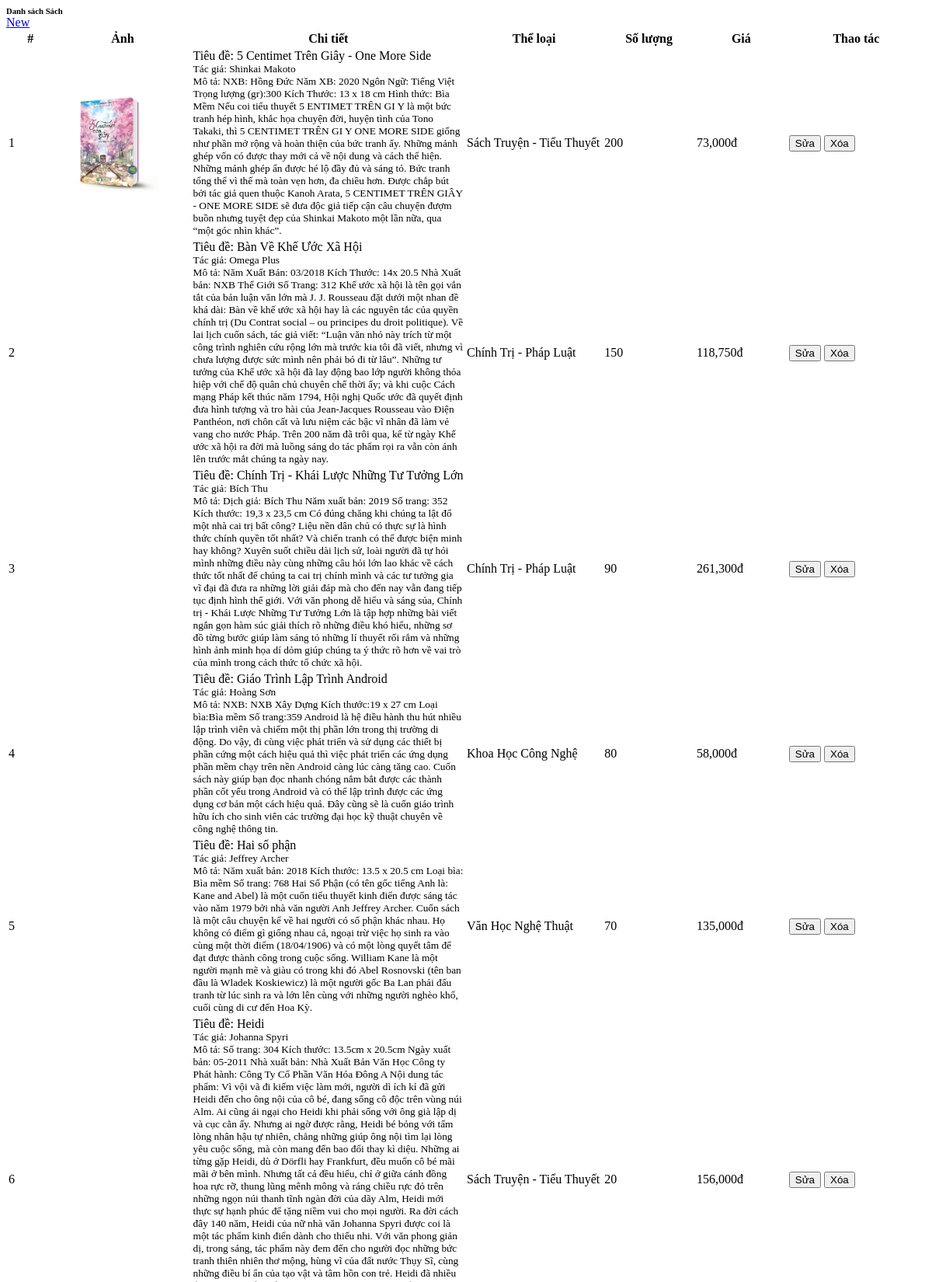
/admin/books.php (upper part), run on the app's committed database.
### tables this page shows
CREATE TABLE `books` (
  `id` int(30) NOT NULL,
  `category_ids` text NOT NULL,
  `title` varchar(200) NOT NULL,
  `author` text NOT NULL,
  `description` text NOT NULL,
  `qty` int(11) NOT NULL,
  `price` float NOT NULL,
  `image_path` text NOT NULL,
  `date_created` datetime NOT NULL DEFAULT current_timestamp()
);

### admin/books.php (the view, shortened to what this page needs)
<?php include('db_connect.php');?>
<div class="container-fluid mg-bt-170">
	<div class="col-lg-12">
		<div class="row">
			<div class="col-md-12">
				<div class="card">
					<div class="card-header">
						<h6 class="font-weight-bold text-primary" style="margin: 0;">Danh sách Sách</h6>
						<span class="float:right"><a class="btn btn-primary btn-sm col-sm-3 float-right" style="width: 100px" href="javascript:void(0)" id="new_book">
			                    <i class="fa fa-plus"></i> New
			                </a></span>
					</div>
					<div class="card-body">
						<table class="table table-bordered table-hover">
							<colgroup>
								<col width="5%">
								<col width="15%">
								<col width="30%">
								<col width="15%">
								<col width="10%">
								<col width="10%">
								<col width="15%">
							</colgroup>
							<thead>
								<tr>
									<th class="text-center">#</th>
									<th class="text-center">Ảnh</th>
									<th class="text-center">Chi tiết</th>
									<th class="text-center">Thể loại</th>
									<th class="text-center">Số lượng</th>
									<th class="text-center">Giá</th>
									<th class="text-center">Thao tác</th>
								</tr>
							</thead>
							<tbody>
								<?php
								$i = 1;
								$cname[0] = "Not Set";
								$categories = $conn->query("SELECT * FROM categories ");
								while($row = $categories->fetch_assoc()){
									$cname[$row['id']] = ucwords($row['name']);
								}
								$book = $conn->query("SELECT * from books order by title asc");
								while($row=$book->fetch_assoc()):
								?>
								<tr>
									<td class="text-center"><?php echo $i++ ?></td>
									<td class="text-center">
										<div class="d-flex w-100 jus-cont-center">
					    					<div class="img-field img-thumbnail rounded">
					    						<img src="assets/uploads/<?php echo $row['image_path'] ?>"  alt="" class="img-fluid rounded">
					    					</div>
										</div>
									</td>
									<td class="">
										<p>Tiêu đề: <?php echo $row['title'] ?></p>
										<p><small>Tác giả: <?php echo $row['author'] ?></small></p>
										<p><small>Mô tả: <span class="truncate"><?php echo $row['description'] ?></span></small></p>
									</td>
									<td class="text-center">
										<p>
											<?php
											$cats = '';
											$cat = explode(',', $row['category_ids']);
											foreach ($cat as $key => $value) {
												if(isset($cname[$value])){
													$cats .= $cname[$value];
												}
											}
											echo $cats;
											?>
										</p>
									</td>
									<td class="text-center">
										<p class="text-center"><?php echo number_format($row['qty']) ?></p>
									</td>
									<td class="text-center">
										<p class="text-center"><?php echo number_format($row['price']) ?>đ</p>
									</td>
									<td class="text-center">
										<button class="btn btn-sm btn-primary edit_book" type="button" data-id="<?php echo $row['id'] ?>">Sửa</button>
										<button class="btn btn-sm btn-danger delete_book" type="button" data-id="<?php echo $row['id'] ?>">Xóa</button>
									</td>
								</tr>
								<?php endwhile; ?>
							</tbody>
						</table>
					</div>
				</div>
			</div>
		</div>
	</div>
</div>

### admin/books.php (style rules this page uses)
td { vertical-align: middle !important; }
td p { margin:unset; }
.img-field { width: calc(80%); height: 128px; overflow: hidden; display: flex; justify-content: center; }
.img-field img { max-width: 100%; max-height: 100%; }

### data on the page
books: image_path (picture), title "5 Centimet Trên Giây - One More Side", author "Shinkai Makoto", description "NXB: Hồng Đức Năm XB: 2020 Ngôn Ngữ: Tiếng Việt Trọng lượng (gr):300 Kích Thước: 13 x 18 cm Hình thức: Bìa Mềm Nếu coi tiểu thuyết 5 ENTIMET TRÊN GI Y là một bức tranh hép hình, khắc họa chuyện đời, huyện tình của Tono Takaki, thì 5 CENTIMET TRÊN GI Y ONE MORE SIDE giống như phần mở rộng và hoàn thiện của bức tranh ấy. Những mảnh ghép vốn có được thay mới cả về nội dung và cách thể hiện. Những mảnh ghép ẩn được hé lộ đầy đủ và sáng tỏ. Bức tranh tổng thể vì thế mà toàn vẹn hơn, đa chiều hơn. Được chắp bút bởi tác giả quen thuộc Kanoh Arata, 5 CENTIMET TRÊN GIÂY - ONE MORE SIDE sẽ đưa độc giả tiếp cận câu chuyện đượm buồn nhưng tuyệt đẹp của Shinkai Makoto một lần nữa, qua “một góc nhìn…", cats "Sách Truyện - Tiểu Thuyết", qty "200", price "73,000"
books: title "Bàn Về Khế Ước Xã Hội", author "Omega Plus", description "Năm Xuất Bản: 03/2018 Kích Thước: 14x 20.5 Nhà Xuất bản: NXB Thế Giới Số Trang: 312 Khế ước xã hội là tên gọi vắn tắt của bản luận văn lớn mà J. J. Rousseau đặt dưới một nhan đề khá dài: Bàn về khế ước xã hội hay là các nguyên tắc của quyền chính trị (Du Contrat social – ou principes du droit politique). Về lai lịch cuốn sách, tác giả viết: “Luận văn nhỏ này trích từ một công trình nghiên cứu rộng lớn mà trước kia tôi đã viết, nhưng vì chưa lượng được sức mình nên phải bỏ đi từ lâu”. Những tư tưởng của Khế ước xã hội đã lay động bao lớp người không thỏa hiệp với chế độ quân chủ chuyên chế thời ấy; và khi cuộc Cách mạng Pháp kết thúc năm 1794, Hội nghị Quốc ước đã quyết định đưa hình tượng…", cats "Chính Trị - Pháp Luật", qty "150", price "118,750"
books: title "Chính Trị - Khái Lược Những Tư Tưởng Lớn", author "Bích Thu", description "Dịch giả: Bích Thu Năm xuất bản: 2019 Số trang: 352 Kích thước: 19,3 x 23,5 cm Có đúng chăng khi chúng ta lật đổ một nhà cai trị bất công? Liệu nền dân chủ có thực sự là hình thức chính quyền tốt nhất? Và chiến tranh có thể được biện minh hay không? Xuyên suốt chiều dài lịch sử, loài người đã tự hỏi mình những điều này cùng những câu hỏi lớn lao khác về cách thức tốt nhất để chúng ta cai trị chính mình và các tư tưởng gia vĩ đại đã đưa ra những lời giải đáp mà cho đến nay vẫn đang tiếp tục định hình thế giới. Với văn phong dễ hiểu và sáng sủa, Chính trị - Khái Lược Những Tư Tưởng Lớn là tập hợp những bài viết ngắn gọn hàm súc giải thích rõ những điều khó hiểu, những sơ đồ từng bước giúp làm…", cats "Chính Trị - Pháp Luật", qty "90", price "261,300"
books: title "Giáo Trình Lập Trình Android", author "Hoàng Sơn", description "NXB: NXB Xây Dựng Kích thước:19 x 27 cm Loại bìa:Bìa mềm Số trang:359 Android là hệ điều hành thu hút nhiều lập trình viên và chiếm một thị phần lớn trong thị trường di động. Do vậy, đi cùng việc phát triển và sử dụng các thiết bị phần cứng một cách hiệu quả thì việc phát triển các ứng dụng phần mềm chạy trên nền Android càng lúc càng tăng cao. Cuốn sách này giúp bạn đọc nhanh chóng nắm bắt được các thành phần cốt yếu trong Android và có thể lập trình được các ứng dụng cơ bản một cách hiệu quả. Đây cũng sẽ là cuốn giáo trình hữu ích cho sinh viên các trường đại học kỹ thuật chuyên về công nghệ thông tin.", cats "Khoa Học Công Nghệ", qty "80", price "58,000"
books: title "Hai số phận", author "Jeffrey Archer", description "Năm xuất bản: 2018 Kích thước: 13.5 x 20.5 cm Loại bìa: Bìa mềm Số trang: 768 Hai Số Phận (có tên gốc tiếng Anh là: Kane and Abel) là một cuốn tiểu thuyết kinh điển được sáng tác vào năm 1979 bởi nhà văn người Anh Jeffrey Archer. Cuốn sách là một câu chuyện kể về hai người có số phận khác nhau. Họ không có điểm gì giống nhau cả, ngoại trừ việc họ sinh ra vào cùng một thời điểm (18/04/1906) và có một lòng quyết tâm để đạt được thành công trong cuộc sống. William Kane là một người mạnh mẽ và giàu có trong khi đó Abel Rosnovski (tên ban đầu là Wladek Koskiewicz) là một người gốc Ba Lan phải đấu tranh từ lúc sinh ra và lớn lên cùng với những người nghèo khổ, cuối cùng di cư đến Hoa Kỳ.", cats "Văn Học Nghệ Thuật", qty "70", price "135,000"
books: title "Heidi", author "Johanna Spyri", cats "Sách Truyện - Tiểu Thuyết", qty "20", price "156,000"
